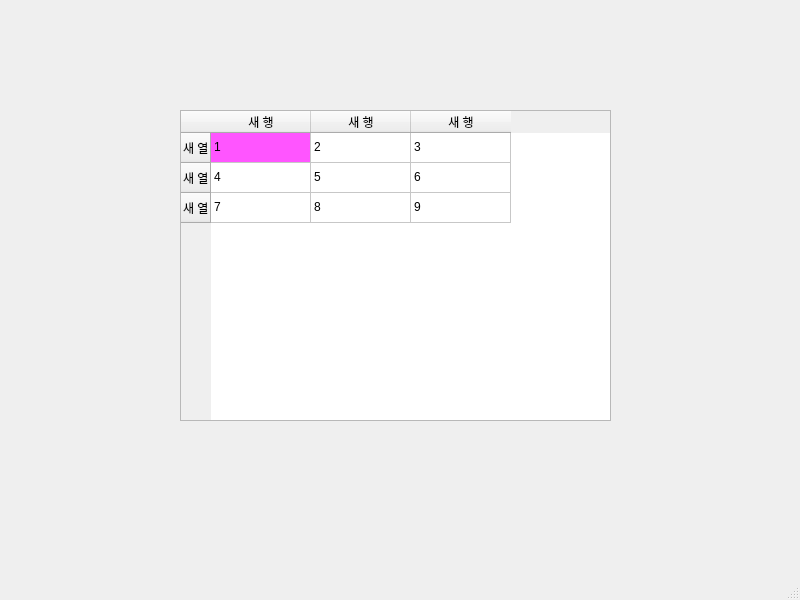
<?xml version="1.0" encoding="UTF-8"?>
<ui version="4.0">
 <class>MainWindow</class>
 <widget class="QMainWindow" name="MainWindow">
  <property name="geometry">
   <rect>
    <x>0</x>
    <y>0</y>
    <width>800</width>
    <height>600</height>
   </rect>
  </property>
  <property name="windowTitle">
   <string>MainWindow</string>
  </property>
  <widget class="QWidget" name="centralwidget">
   <widget class="QTableWidget" name="tableWidget">
    <property name="geometry">
     <rect>
      <x>180</x>
      <y>110</y>
      <width>431</width>
      <height>311</height>
     </rect>
    </property>
    <row>
     <property name="text">
      <string>새 열</string>
     </property>
    </row>
    <row>
     <property name="text">
      <string>새 열</string>
     </property>
    </row>
    <row>
     <property name="text">
      <string>새 열</string>
     </property>
    </row>
    <column>
     <property name="text">
      <string>새 행</string>
     </property>
     <property name="background">
      <color>
       <red>255</red>
       <green>0</green>
       <blue>255</blue>
      </color>
     </property>
    </column>
    <column>
     <property name="text">
      <string>새 행</string>
     </property>
    </column>
    <column>
     <property name="text">
      <string>새 행</string>
     </property>
    </column>
    <item row="0" column="0">
     <property name="text">
      <string>1</string>
     </property>
     <property name="background">
      <brush brushstyle="SolidPattern">
       <color alpha="255">
        <red>255</red>
        <green>85</green>
        <blue>255</blue>
       </color>
      </brush>
     </property>
     <property name="flags">
      <set>ItemIsSelectable|ItemIsEditable|ItemIsDragEnabled|ItemIsDropEnabled|ItemIsUserCheckable|ItemIsEnabled|ItemIsTristate</set>
     </property>
    </item>
    <item row="0" column="1">
     <property name="text">
      <string>2</string>
     </property>
    </item>
    <item row="0" column="2">
     <property name="text">
      <string>3</string>
     </property>
    </item>
    <item row="1" column="0">
     <property name="text">
      <string>4</string>
     </property>
    </item>
    <item row="1" column="1">
     <property name="text">
      <string>5</string>
     </property>
    </item>
    <item row="1" column="2">
     <property name="text">
      <string>6</string>
     </property>
    </item>
    <item row="2" column="0">
     <property name="text">
      <string>7</string>
     </property>
    </item>
    <item row="2" column="1">
     <property name="text">
      <string>8</string>
     </property>
    </item>
    <item row="2" column="2">
     <property name="text">
      <string>9</string>
     </property>
    </item>
   </widget>
  </widget>
  <widget class="QMenuBar" name="menubar">
   <property name="geometry">
    <rect>
     <x>0</x>
     <y>0</y>
     <width>800</width>
     <height>38</height>
    </rect>
   </property>
  </widget>
  <widget class="QStatusBar" name="statusbar"/>
 </widget>
 <resources/>
 <connections/>
</ui>
